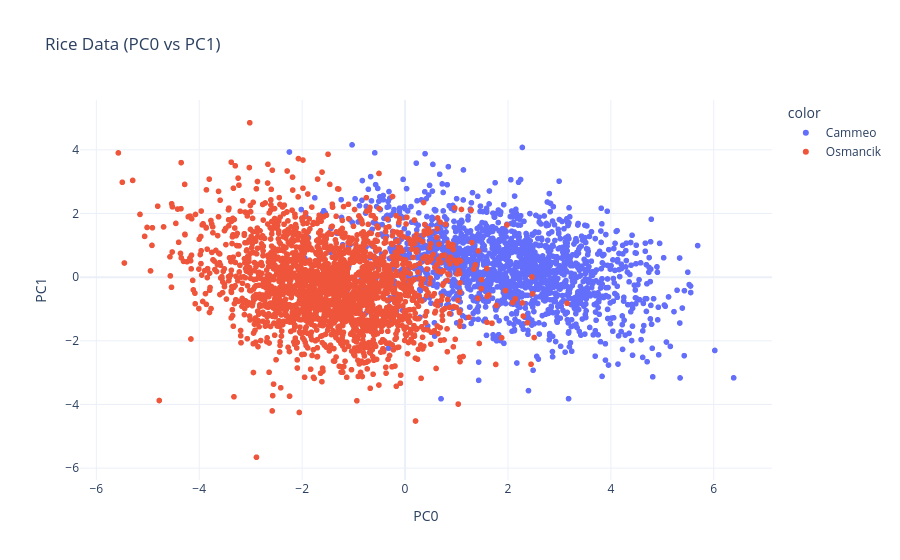

The notebook cell saved with this chart:
### Code cell
# plot PCA0 vs PCA1
# Used ChatGPT to fix errors thrown of using categorical classes in plotly

fig = px.scatter(
    x=pc0,
    y=pc1,
    color=rice['Class'],
    title="Rice Data (PC0 vs PC1)",
    labels={'x': 'PC0', 'y': 'PC1'},
    template='plotly_white'
)

fig.write_image('Original_PCA.png')
fig.show()

### Figure 1 — Plotly figure (JSON) as saved in the notebook; plotly's stock layout.template omitted (floating-point values rounded to 4 significant figures; data arrays with more than 128 entries replaced by an {"elided": "..."} marker saying what was removed)
{"data": [{"hovertemplate": "color=Cammeo<br>PC0=%{x}<br>PC1=%{y}<extra></extra>", "legendgroup": "Cammeo", "marker": {"color": "#636efa", "symbol": "circle"}, "mode": "markers", "name": "Cammeo", "showlegend": true, "type": "scattergl", "x": {"elided": "1630 float values"}, "xaxis": "x", "y": {"elided": "1630 float values"}, "yaxis": "y"}, {"hovertemplate": "color=Osmancik<br>PC0=%{x}<br>PC1=%{y}<extra></extra>", "legendgroup": "Osmancik", "marker": {"color": "#EF553B", "symbol": "circle"}, "mode": "markers", "name": "Osmancik", "showlegend": true, "type": "scattergl", "x": {"elided": "2180 float values"}, "xaxis": "x", "y": {"elided": "2180 float values"}, "yaxis": "y"}], "layout": {"legend": {"title": {"text": "color"}, "tracegroupgap": 0}, "title": {"text": "Rice Data (PC0 vs PC1)"}, "xaxis": {"anchor": "y", "domain": [0, 1], "title": {"text": "PC0"}}, "yaxis": {"anchor": "x", "domain": [0, 1], "title": {"text": "PC1"}}}}
